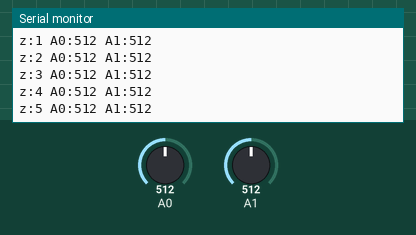
Simulated run of this sketch. Board: Arduino Uno, built with avr-gcc and run on an emulated ATmega328P. Shown: the last lines printed to the serial monitor. The test bench sets the inputs (shaded band); at power-on: A0 = 512, A1 = 512.

Above: at 1.2 s.
1.3 s: A0 set to 716
At 1.43 s:
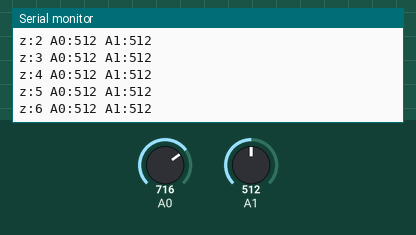
2.8 s: A1 set to 716
At 2.94 s:
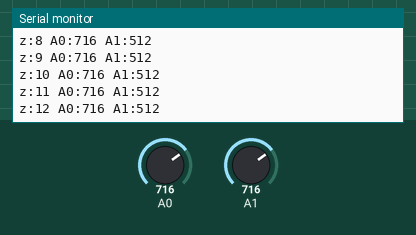
4.3 s: A0 set to 900
At 4.44 s:
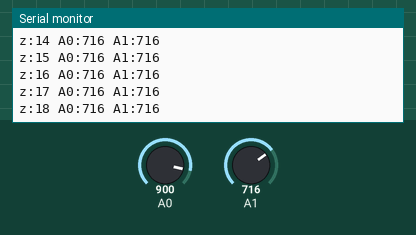
5.8 s: A1 set to 900
At 5.95 s:
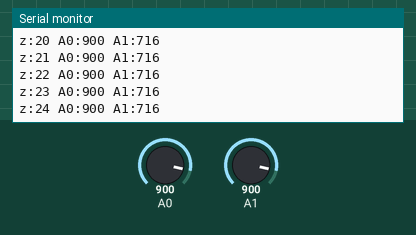
Timing chart, 0 to 8.3 s (numbered marks = the images above; inputs shaded):
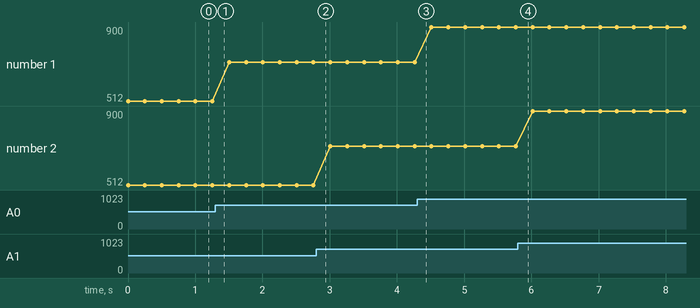

The sketch:

sensor.ino
```cpp
// the setup routine runs once when you press reset:
void setup() {
// initialize serial communication at 9600 bits per second:
Serial.begin(9600);
}


int z=0;


// the loop routine runs over and over again forever:
void loop() {
// read the input on analog pin 0:
z=z+1;
int sensorValue0 = analogRead(A0);
int sensorValue1 = analogRead(A1);
Serial.print("z:");
Serial.print(z);
Serial.print(" A0:");
Serial.print(sensorValue0);
Serial.print(" A1:");
Serial.println(sensorValue1);

// print out the value you read:

delay(250); // delay in between reads for stability
}
```

Measured:
- plotted number 1: 512 → 716 after the input at 1.3 s, 716 → 900 after the input at 4.3 s
